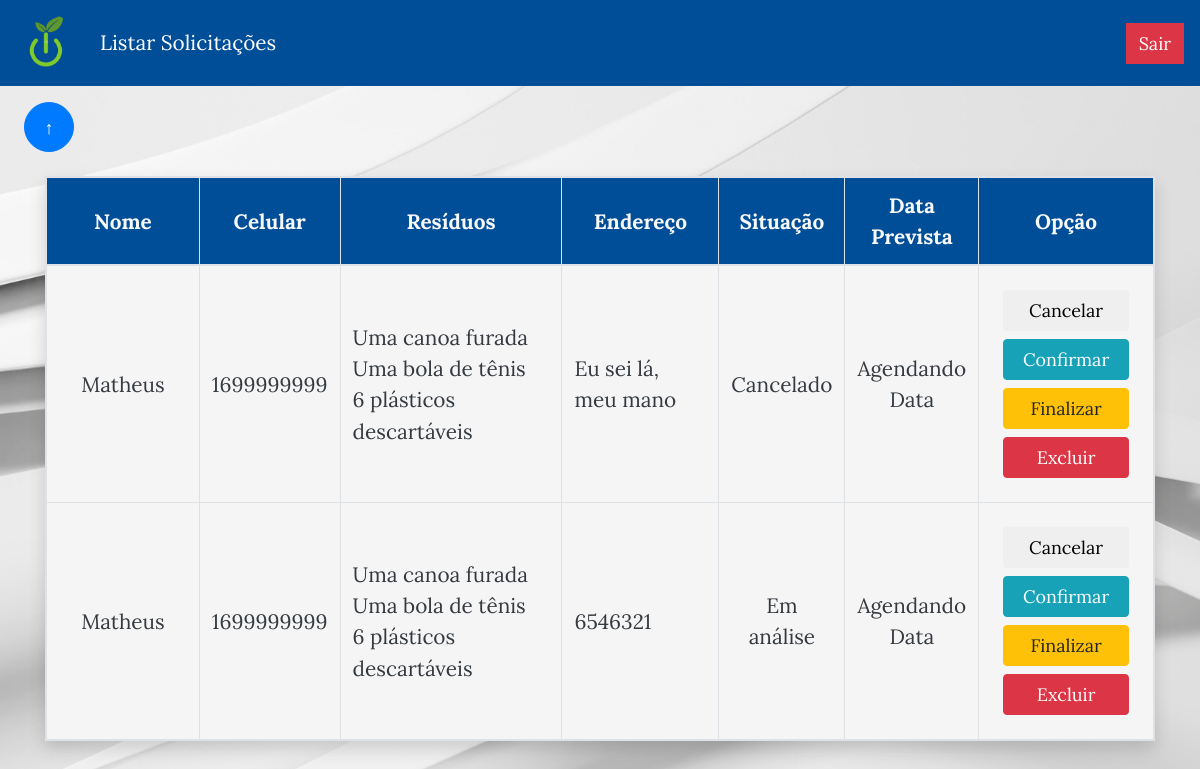
The page /page/coleta/admin.php (signed in) on the database its author committed.
### tables this page shows
CREATE TABLE IF NOT EXISTS `coleta` (
  `c_id` int(11) NOT NULL AUTO_INCREMENT,
  `c_resid` mediumtext,
  `c_ender` varchar(60) DEFAULT NULL,
  `c_situ` varchar(40) DEFAULT 'Em anÃ¡lise',
  `c_datap` date DEFAULT '1111-11-11',
  `c_u_id` int(11) DEFAULT NULL,
  PRIMARY KEY (`c_id`),
  KEY `c_u_id` (`c_u_id`)
);

CREATE TABLE IF NOT EXISTS `usuario` (
  `u_id` int(11) NOT NULL AUTO_INCREMENT,
  `u_nome` varchar(60) NOT NULL,
  `u_cell` varchar(15) NOT NULL,
  `u_ender` varchar(60) NOT NULL,
  `u_senha` varchar(60) DEFAULT NULL,
  `u_adm` enum('S','N') DEFAULT 'N',
  PRIMARY KEY (`u_id`)
);

### page/coleta/admin.php (the view, shortened to what this page needs)
<!DOCTYPE html>
<html lang="pt-br">
<head>
    <link rel="stylesheet" href="https://stackpath.bootstrapcdn.com/bootstrap/4.1.3/css/bootstrap.min.css"
>
    <link rel="stylesheet" href="../../style/index.css">
</head>
<body>
        <header id="cabecalho">
            <nav class="navbar navbar-expand-lg navbar-dark marrom">
                <a class="navbar-brand" href="#"><img src="../../image/logo.png" class="rounded-circle" width="60px" alt=""></a>
                <div class="collapse navbar-collapse" id="navbarNav">
                    <ul class="navbar-nav">
                        <li class="nav-item active">
                            <a class="nav-link" href="./admin.php">Listar Solicitações</a>
                        </li>
                    </ul>
                </div>
                <a href="../usuario/logout.php" class="btn btn-danger rounded-0">Sair</a>
            </nav>
        </header>
        <main>
            <a href="#cabecalho"><button id="volta" class="btn btn-primary rounded-circle sticky-top mt-3 ml-4" style="width: 50px; height: 50px;">&uarr;</button></a>
            <div class="container mt-4 mb-4 rounded-0">
                <table class="table table-bordered table-responsive text-dark rounded-0 shadow">
                    <thead class="text-center marrom text-light">
                        <tr>
                            <th class="align-middle">Nome</th>
                            <th class="align-middle">Celular</th>
                            <th class="align-middle col-3" scope="col">Resíduos</th>
                            <th class="align-middle col-2" scope="col">Endereço</th>
                            <th class="align-middle" scope="col">Situação</th>
                            <th class="align-middle" scope="col">Data Prevista</th>
                            <th class="align-middle col-2" scope="col">Opção</th>
                        </tr>
                    </thead>
                    <tbody class="cinza">
                        <?php
                            include('../../conn.php');
                            $sql = "SELECT * FROM coleta,  usuario WHERE c_u_id = u_id";
                            $query = mysqli_query($conn, $sql);
                            while ($line = mysqli_fetch_assoc($query))
                            {
                        ?>
                        <tr>
                            <td class="align-middle col-2 text-center"><?php echo $line['u_nome']; ?></td>
                            <td class="align-middle col-1 text-center"><?php echo $line['u_cell']; ?></td>
                            <td class="align-middle col-3"><?php echo nl2br($line['c_resid']); ?></td>
                            <td class="align-middle"><?php echo $line['c_ender']; ?></td>
                            <td class="align-middle text-center"><?php echo $line['c_situ']; ?></td>
                            <td class="align-middle text-center">
                                <?php if($line['c_datap'] == '1111-11-11'){ echo 'Agendando Data'; } else { echo date('d/m/Y', strtotime($line['c_datap'])); } ?>
                            </td>
                            <td class="align-middle">
                                <div class="row m-2">
                                    <button type="button" class="btn col m-1"
                                        data-target="#modal_cancela<?php echo $line['c_id']?>"
                                        data-toggle="modal">Cancelar</button>
                                    <button type="button" class="btn btn-info col m-1" data-toggle="modal"
                                        data-target="#modal_confirma<?php echo $line['c_id'] ?>"
                                        data-whateverdatap="<?php echo $line['c_datap'] ?>">Confirmar</button>
                                    <button type="button" class="btn btn-warning col m-1"
                                        data-target="#modal_finaliza<?php echo $line['c_id']?>"
                                        data-toggle="modal">Finalizar</button>
                                    <button type="button" class="btn btn-danger col m-1"
                                        data-target="#modal_delete<?php echo $line['c_id']?>" data-toggle="modal"> Excluir</button>
                                </div>
                            </td>
                        </tr>
                        <?php
                            }
                        ?>
                    </tbody>
                </table>
            </div>
        </main>
</body>
</html>

### style/index.css (style rules this page uses)
html { scroll-behavior: smooth; }
body { font-size: 1.3em; background: #dee2e6 url('../image/wallpaper.jpg') no-repeat center center; background-size: cover; background-attachment: fixed; font-family: 'Lora', serif; }
.marrom { background-color: #004e98; }
.cinza { background-color: #f5f5f5; }
.btn { font-size: 18px; }

### rows shown on the page
coleta: usuario.u_nome "Matheus", usuario.u_cell "1699999999", c_resid "Uma canoa furada Uma bola de tênis 6 plásticos descartáveis", c_ender "Eu sei lá, meu mano", c_situ "Cancelado", c_datap "Agendando Data"
coleta: usuario.u_nome "Matheus", usuario.u_cell "1699999999", c_resid "Uma canoa furada Uma bola de tênis 6 plásticos descartáveis", c_ender "6546321", c_situ "Em análise", c_datap "Agendando Data"
